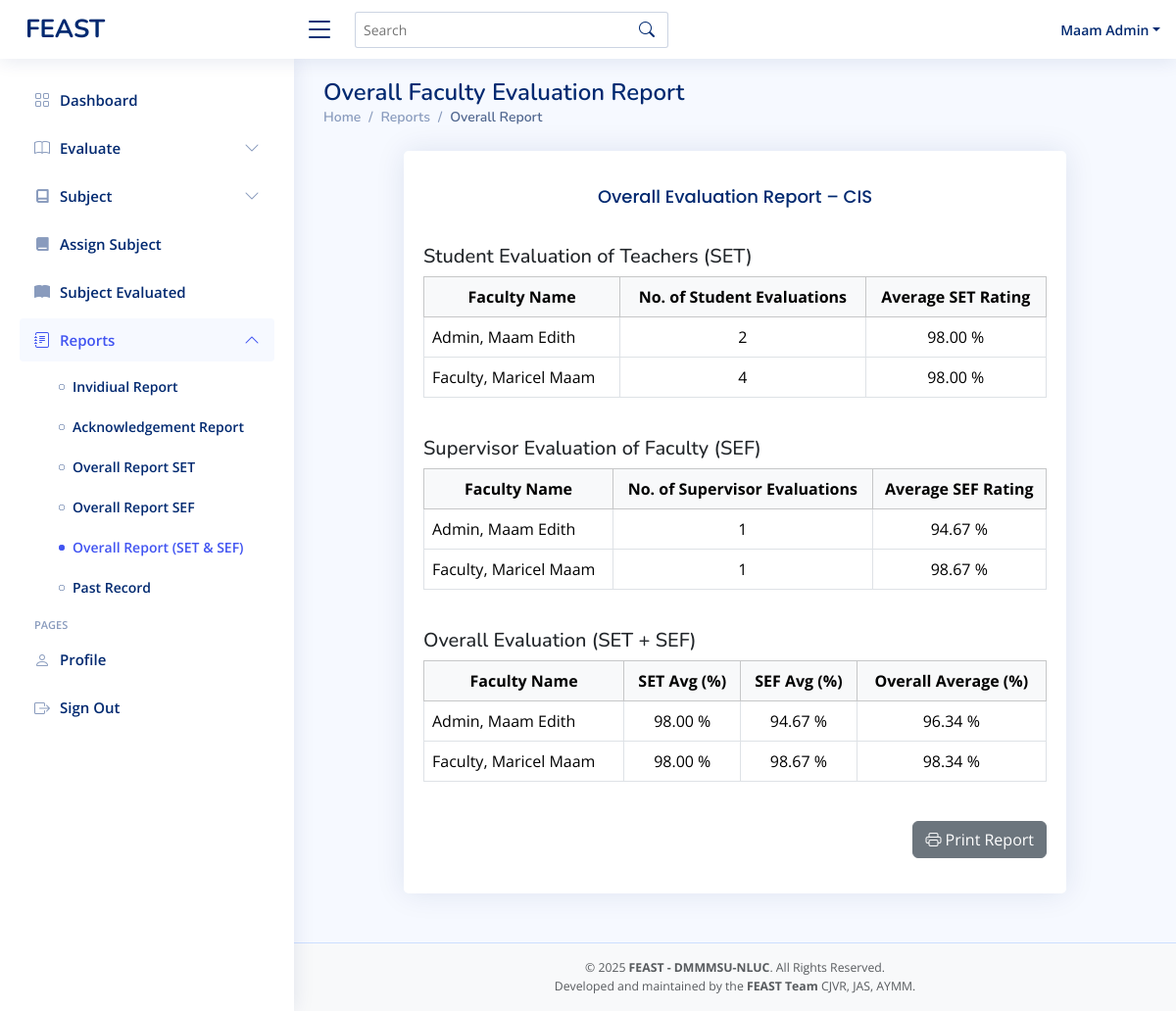
Page /admin-overallreport.php (signed in) on the earlier database version.
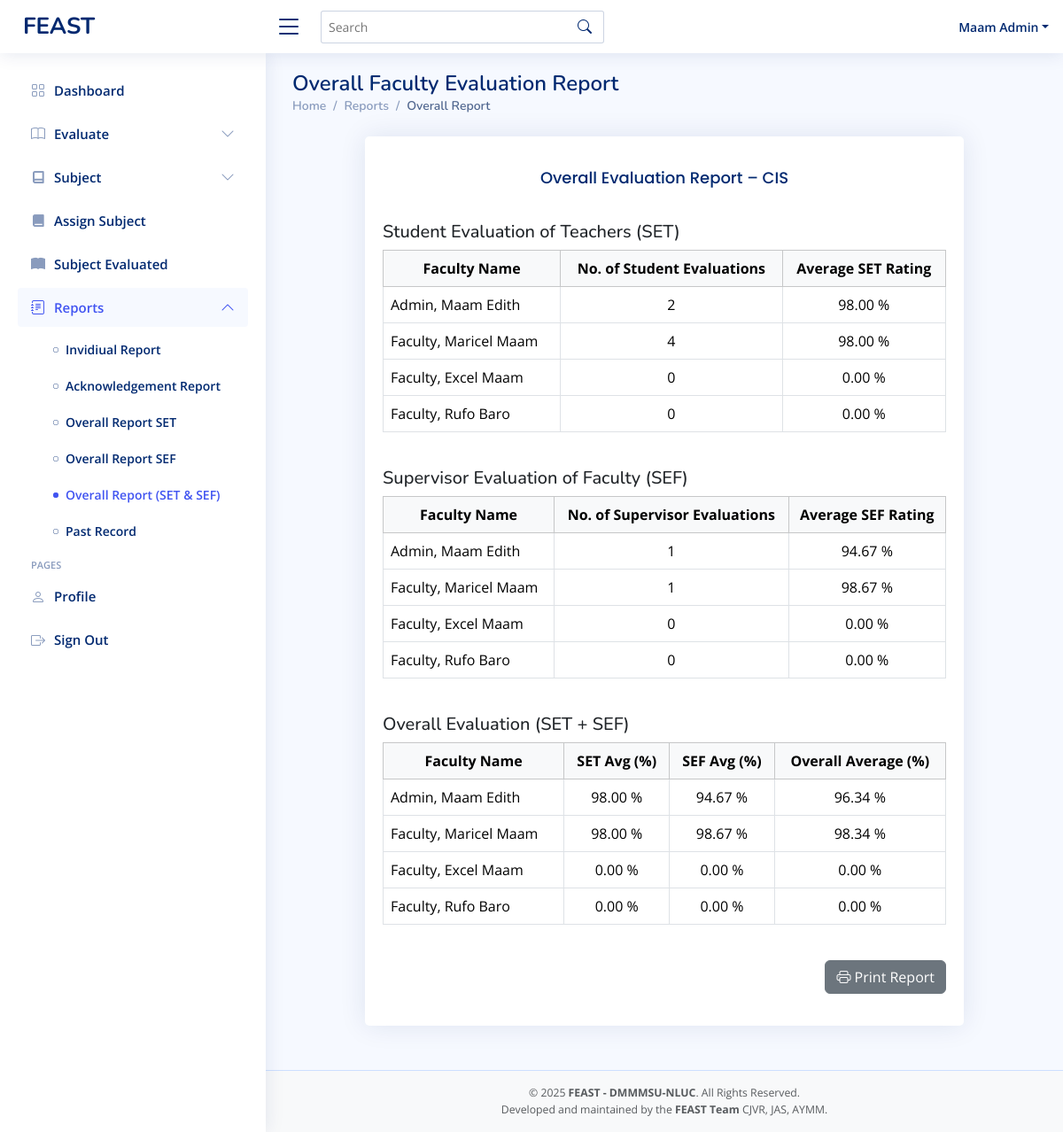
Same page on the later database version.
### tables this page shows
CREATE TABLE `faculty` (
  `idnumber` varchar(11) NOT NULL,
  `first_name` varchar(50) NOT NULL,
  `mid_name` varchar(50) NOT NULL,
  `last_name` varchar(50) NOT NULL,
  `password` varchar(50) DEFAULT NULL,
  `department` varchar(50) NOT NULL,
  `faculty_rank` varchar(50) DEFAULT NULL,
  `role` varchar(50) NOT NULL DEFAULT 'faculty',
  `status` varchar(11) NOT NULL DEFAULT 'active'
);

### admin-overallreport.php (the view, shortened to what the changed rows need)
<?php
include 'conn/conn.php';
$admin_id = $_SESSION['idnumber'];
$stmt = $conn->prepare("SELECT department FROM admin WHERE idnumber = ?");
$stmt->bind_param("s", $admin_id);
$stmt->execute();
$stmt->bind_result($admin_department);
$query = $conn->prepare("
  SELECT idnumber, last_name, first_name, mid_name
  FROM faculty
  WHERE department = ?
  ORDER BY last_name ASC
");
$query->bind_param("s", $admin_department);
$query->execute();
$faculties = $query->get_result()->fetch_all(MYSQLI_ASSOC);
$set_rows = '';
$sef_rows = '';
$overall_rows = '';
foreach ($faculties as $fac) {
  $fid = $fac['idnumber'];
  $name = "{$fac['last_name']}, {$fac['first_name']} {$fac['mid_name']}";
  $set_result = $conn->query("
    SELECT COUNT(*) AS students, AVG(computed_rating) AS avg_rating
    FROM evaluation
    WHERE faculty_id = '$fid'
  ")->fetch_assoc();
  $set_count = (int)$set_result['students'];
  $set_avg = $set_count ? number_format((float)$set_result['avg_rating'], 2) : '0.00';
  $set_rows .= "<tr><td>{$name}</td><td class='text-center'>{$set_count}</td><td class='text-center'>{$set_avg} %</td></tr>";
  $sef_result = $conn->query("
    SELECT COUNT(*) AS admins, AVG(computed_rating) AS avg_rating
    FROM admin_evaluation
    WHERE evaluatee_id = '$fid'
  ")->fetch_assoc();
  $sef_count = (int)$sef_result['admins'];
  $sef_avg = $sef_count ? number_format((float)$sef_result['avg_rating'], 2) : '0.00';
  $sef_rows .= "<tr><td>{$name}</td><td class='text-center'>{$sef_count}</td><td class='text-center'>{$sef_avg} %</td></tr>";
  $set_avg_val = (float)$set_avg;
  $sef_avg_val = (float)$sef_avg;
  $overall_avg = ($set_count && $sef_count) ? number_format(($set_avg_val + $sef_avg_val) / 2, 2) : ($set_count ? $set_avg : ($sef_count ? $sef_avg : '0.00'));
  $overall_rows .= "<tr><td>{$name}</td><td class='text-center'>{$set_avg} %</td><td class='text-center'>{$sef_avg} %</td><td class='text-center'>{$overall_avg} %</td></tr>";
}
?>
<!DOCTYPE html>
<html>
<head>
  <?php include 'header.php'; ?>
</head>
<body>
  <main id="main" class="main">
    <div class="pagetitle">
      <h1>Overall Faculty Evaluation Report</h1>
    </div>
    <section class="section dashboard">
      <div class="container mt-4">
        <div class="row justify-content-center">
          <div class="col-lg-10">
            <div class="card">
              <div class="card-body">
                <div class="table-responsive mb-4">
                  <table class="table table-bordered table-hover">
                    <thead class="table-light text-center">
                      <tr>
                        <th>Faculty Name</th>
                        <th>No. of Student Evaluations</th>
                        <th>Average SET Rating</th>
                      </tr>
                    </thead>
                    <tbody>
                      <?= $set_rows ?>
                    </tbody>
                  </table>
                </div>
                <div class="table-responsive mb-4">
                  <table class="table table-bordered table-hover">
                    <thead class="table-light text-center">
                      <tr>
                        <th>Faculty Name</th>
                        <th>No. of Supervisor Evaluations</th>
                        <th>Average SEF Rating</th>
                      </tr>
                    </thead>
                    <tbody>
                      <?= $sef_rows ?>
                    </tbody>
                  </table>
                </div>
                <div class="table-responsive mb-4">
                  <table class="table table-bordered table-hover">
                    <thead class="table-light text-center">
                      <tr>
                        <th>Faculty Name</th>
                        <th>SET Avg (%)</th>
                        <th>SEF Avg (%)</th>
                        <th>Overall Average (%)</th>
                      </tr>
                    </thead>
                    <tbody>
                      <?= $overall_rows ?>
                    </tbody>
                  </table>
                </div>
              </div>
            </div>
          </div>
        </div>
      </div>
    </section>
  </main>
</body>
</html>

Differences in the rows shown:
added faculty: name "Faculty, Excel Maam"
added faculty: name "Faculty, Rufo Baro"
Other differences:
$set_count: "2 4" → "2 4 0 0"
$set_avg: "98.00 98.00" → "98.00 98.00 0.00 0.00"
$sef_count: "1 1" → "1 1 0 0"
$sef_avg: "94.67 98.67" → "94.67 98.67 0.00 0.00"
$overall_avg: "96.34 98.34" → "96.34 98.34 0.00 0.00"
